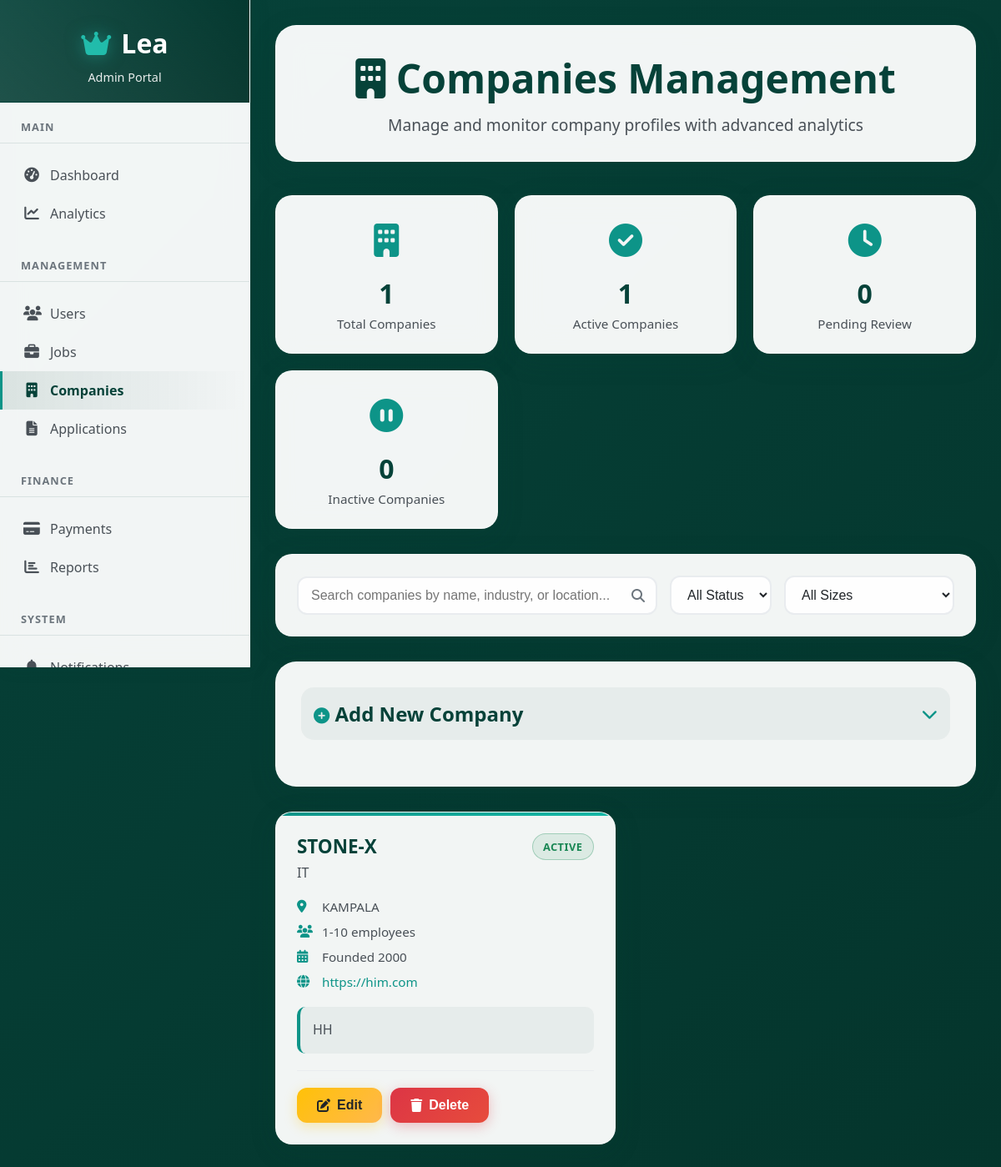
Screenshot of /ADMIN/COMPANIES.php (signed in) with the database file from the repository.
### tables this page shows
CREATE TABLE `settings` (
  `id` int(11) NOT NULL,
  `system_name` varchar(100) NOT NULL,
  `smtp_host` varchar(255) DEFAULT NULL,
  `smtp_port` varchar(10) DEFAULT NULL,
  `smtp_username` varchar(255) DEFAULT NULL,
  `smtp_password` varchar(255) DEFAULT NULL,
  `smtp_encryption` enum('tls','ssl','none') DEFAULT 'tls',
  `from_email` varchar(255) DEFAULT NULL,
  `from_name` varchar(255) DEFAULT NULL,
  `sms_provider` enum('twilio','nexmo','custom') DEFAULT NULL,
  `sms_api_key` varchar(255) DEFAULT NULL,
  `sms_sender_id` varchar(50) DEFAULT NULL,
  `timezone` varchar(100) DEFAULT 'UTC',
  `created_at` datetime NOT NULL,
  `updated_at` datetime DEFAULT current_timestamp() ON UPDATE current_timestamp()
);

CREATE TABLE `companies` (
  `id` int(11) NOT NULL,
  `name` varchar(255) NOT NULL,
  `industry` varchar(100) DEFAULT NULL,
  `location` varchar(255) DEFAULT NULL,
  `website` varchar(255) DEFAULT NULL,
  `description` text DEFAULT NULL,
  `size` varchar(50) DEFAULT NULL,
  `founded` year(4) DEFAULT NULL,
  `status` enum('active','pending','inactive') DEFAULT 'pending',
  `logo_path` varchar(255) DEFAULT NULL,
  `created_at` timestamp NOT NULL DEFAULT current_timestamp(),
  `updated_at` timestamp NOT NULL DEFAULT current_timestamp() ON UPDATE current_timestamp()
);

### ADMIN/COMPANIES.php (the view, shortened to what this page needs)
<?php
include '../includes/config.php';
try {
    $table_check = $conn->query("SHOW TABLES LIKE 'companies'");
    if ($table_check->rowCount() > 0) {
        $companies_result = $conn->query("SELECT * FROM companies ORDER BY created_at DESC");
        $companies_data = [];
        if ($companies_result) {
            while ($row = $companies_result->fetch(PDO::FETCH_ASSOC)) {
                $companies_data[] = $row;
            }
        }
    } else {
        $companies_data = [];
    }
} catch (PDOException $e) {
    $error_message = "Error fetching companies: " . $e->getMessage();
    $companies_data = [];
}
?>
<!DOCTYPE html>
<html lang="en">
<head>
    <link rel="stylesheet" href="https://cdnjs.cloudflare.com/ajax/libs/font-awesome/6.4.0/css/all.min.css">
</head>
<body>
    <?php include 'sidebar.php'; ?>
    <div class="main-content">
        <div class="container">
            <div class="header">
                <h1><i class="fas fa-building"></i> Companies Management</h1>
                <p>Manage and monitor company profiles with advanced analytics</p>
            </div>
            <?php
            try {
                $table_check = $conn->query("SHOW TABLES LIKE 'companies'");
                if ($table_check->rowCount() > 0) {
                    $total_companies = $conn->query("SELECT COUNT(*) as count FROM companies")->fetch(PDO::FETCH_ASSOC)['count'];
                    $active_companies = $conn->query("SELECT COUNT(*) as count FROM companies WHERE status = 'active'")->fetch(PDO::FETCH_ASSOC)['count'];
                    $pending_companies = $conn->query("SELECT COUNT(*) as count FROM companies WHERE status = 'pending'")->fetch(PDO::FETCH_ASSOC)['count'];
                    $inactive_companies = $conn->query("SELECT COUNT(*) as count FROM companies WHERE status = 'inactive'")->fetch(PDO::FETCH_ASSOC)['count'];
                } else {
                    $total_companies = $active_companies = $pending_companies = $inactive_companies = 0;
                }
            } catch (PDOException $e) {
                $total_companies = $active_companies = $pending_companies = $inactive_companies = 0;
            }
            ?>
            <div class="stats-grid">
                <div class="stat-card">
                    <div class="stat-icon"><i class="fas fa-building"></i></div>
                    <div class="stat-number"><?php echo $total_companies; ?></div>
                    <div class="stat-label">Total Companies</div>
                </div>
                <div class="stat-card">
                    <div class="stat-icon"><i class="fas fa-check-circle"></i></div>
                    <div class="stat-number"><?php echo $active_companies; ?></div>
                    <div class="stat-label">Active Companies</div>
                </div>
                <div class="stat-card">
                    <div class="stat-icon"><i class="fas fa-clock"></i></div>
                    <div class="stat-number"><?php echo $pending_companies; ?></div>
                    <div class="stat-label">Pending Review</div>
                </div>
                <div class="stat-card">
                    <div class="stat-icon"><i class="fas fa-pause-circle"></i></div>
                    <div class="stat-number"><?php echo $inactive_companies; ?></div>
                    <div class="stat-label">Inactive Companies</div>
                </div>
            </div>
            <div class="search-section">
                <div class="search-container">
                    <div class="search-box">
                        <input type="text" id="searchInput" placeholder="Search companies by name, industry, or location...">
                        <i class="fas fa-search"></i>
                    </div>
                    <select class="filter-select" id="statusFilter">
                        <option value="">All Status</option>
                    </select>
                    <select class="filter-select" id="sizeFilter">
                        <option value="">All Sizes</option>
                    </select>
                </div>
            </div>
            <div class="company-form">
                <div class="form-header" onclick="toggleForm()">
                    <h2><i class="fas fa-plus-circle"></i> Add New Company</h2>
                    <i class="fas fa-chevron-down" id="formToggleIcon"></i>
                </div>
            </div>
            <div class="companies-grid" id="companiesGrid">
                <?php if (!empty($companies_data)): ?>
                    <?php foreach ($companies_data as $company): ?>
                        <div class="company-card" data-name="<?php echo strtolower(htmlspecialchars($company['name'])); ?>"
                             data-industry="<?php echo strtolower(htmlspecialchars($company['industry'])); ?>"
                             data-location="<?php echo strtolower(htmlspecialchars($company['location'])); ?>"
                             data-status="<?php echo htmlspecialchars($company['status']); ?>"
                             data-size="<?php echo htmlspecialchars($company['size']); ?>">
                            <div class="company-header">
                                <div>
                                    <div class="company-name"><?php echo htmlspecialchars($company['name']); ?></div>
                                    <div class="company-industry"><?php echo htmlspecialchars($company['industry']); ?></div>
                                </div>
                                <div class="company-status status-<?php echo $company['status']; ?>">
                                    <?php echo ucfirst($company['status']); ?>
                                </div>
                            </div>
                            <div class="company-details">
                                <div class="company-detail">
                                    <i class="fas fa-map-marker-alt"></i>
                                    <span><?php echo htmlspecialchars($company['location']); ?></span>
                                </div>
                                <div class="company-detail">
                                    <i class="fas fa-users"></i>
                                    <span><?php echo htmlspecialchars($company['size']); ?> employees</span>
                                </div>
                                <div class="company-detail">
                                    <i class="fas fa-calendar-alt"></i>
                                    <span>Founded <?php echo htmlspecialchars($company['founded']); ?></span>
                                </div>
                                <?php if ($company['website']): ?>
                                    <div class="company-detail">
                                        <i class="fas fa-globe"></i>
                                        <span><a href="<?php echo htmlspecialchars($company['website']); ?>" target="_blank" style="color: var(--accent-green); text-decoration: none;"><?php echo htmlspecialchars($company['website']); ?></a></span>
                                    </div>
                                <?php endif; ?>
                            </div>
                            <div class="company-description">
                                <?php echo nl2br(htmlspecialchars($company['description'])); ?>
                            </div>
                            <div class="company-actions">
                                <button class="btn btn-edit" onclick="editCompany(<?php echo $company['id']; ?>)">
                                    <i class="fas fa-edit"></i> Edit
                                </button>
                                <button class="btn btn-danger" onclick="deleteCompany(<?php echo $company['id']; ?>, '<?php echo htmlspecialchars($company['name']); ?>')">
                                    <i class="fas fa-trash"></i> Delete
                                </button>
                            </div>
                        </div>
                    <?php endforeach; ?>
                <?php endif; ?>
            </div>
        </div>
    </div>
</body>
</html>

### ADMIN/sidebar.php (shortened to what this page needs)
<?php
$system_name = 'LAIR';
try {
    require_once '../includes/config.php';
    $stmt = $conn->prepare("SELECT system_name FROM settings LIMIT 1");
    $stmt->execute();
    $row = $stmt->fetch(PDO::FETCH_ASSOC);
    if ($row) {
        $system_name = $row['system_name'] ?: 'LAIR';
    }
} catch (Exception $e) {
    $system_name = 'LAIR';
}
?>
<div class="sidebar">
    <div class="sidebar-header">
        <div class="sidebar-logo">
            <i class="fas fa-crown"></i>
            <span><?php echo htmlspecialchars($system_name); ?></span>
        </div>
        <div class="sidebar-subtitle">Admin Portal</div>
    </div>
    <nav class="sidebar-nav">
        <div class="nav-section">
            <div class="nav-section-title">Main</div>
            <a href="DASHBOARD.php" class="nav-item <?php echo basename($_SERVER['PHP_SELF']) == 'DASHBOARD.php' ? 'active' : ''; ?>">
                <i class="fas fa-tachometer-alt"></i>
                <span class="nav-text">Dashboard</span>
            </a>
            <a href="ANALYTICS.php" class="nav-item <?php echo basename($_SERVER['PHP_SELF']) == 'ANALYTICS.php' ? 'active' : ''; ?>">
                <i class="fas fa-chart-line"></i>
                <span class="nav-text">Analytics</span>
            </a>
        </div>
        <div class="nav-section">
            <div class="nav-section-title">Management</div>
            <a href="USERS.php" class="nav-item <?php echo basename($_SERVER['PHP_SELF']) == 'USERS.php' ? 'active' : ''; ?>">
                <i class="fas fa-users"></i>
                <span class="nav-text">Users</span>
            </a>
            <a href="JOBS.php" class="nav-item <?php echo basename($_SERVER['PHP_SELF']) == 'JOBS.php' ? 'active' : ''; ?>">
                <i class="fas fa-briefcase"></i>
                <span class="nav-text">Jobs</span>
            </a>
            <a href="COMPANIES.php" class="nav-item <?php echo basename($_SERVER['PHP_SELF']) == 'COMPANIES.php' ? 'active' : ''; ?>">
                <i class="fas fa-building"></i>
                <span class="nav-text">Companies</span>
            </a>
            <a href="APPLICATIONS.php" class="nav-item <?php echo basename($_SERVER['PHP_SELF']) == 'APPLICATIONS.php' ? 'active' : ''; ?>">
                <i class="fas fa-file-alt"></i>
                <span class="nav-text">Applications</span>
            </a>
        </div>
        <div class="nav-section">
            <div class="nav-section-title">Finance</div>
            <a href="PAYMENTS.php" class="nav-item <?php echo basename($_SERVER['PHP_SELF']) == 'PAYMENTS.php' ? 'active' : ''; ?>">
                <i class="fas fa-credit-card"></i>
                <span class="nav-text">Payments</span>
            </a>
            <a href="REPORTS.php" class="nav-item <?php echo basename($_SERVER['PHP_SELF']) == 'REPORTS.php' ? 'active' : ''; ?>">
                <i class="fas fa-chart-bar"></i>
                <span class="nav-text">Reports</span>
            </a>
        </div>
        <div class="nav-section">
            <div class="nav-section-title">System</div>
            <a href="NOTIFICATIONS.php" class="nav-item <?php echo basename($_SERVER['PHP_SELF']) == 'NOTIFICATIONS.php' ? 'active' : ''; ?>">
                <i class="fas fa-bell"></i>
                <span class="nav-text">Notifications</span>
            </a>
        </div>
    </nav>
</div>

### ADMIN/sidebar.php (style rules this page uses)
:root { --primary-green: #064239; --primary-green-light: #0a5a4a; --primary-green-dark: #04352c; --accent-green: #0d9488; --accent-green-light: #14b8a6; --white: #ffffff; --gray-light: #f8f9fa; --gray-border: #e9ecef; --text-dark: #212529; --text-medium: #495057; --text-light: #6c757d; --success: #198754; --warning: #ffc107; --danger: #dc3545; --info: #0dcaf0; }
.sidebar { width: 300px; height: 100vh; background: rgba(255, 255, 255, 0.95); backdrop-filter: blur(16px) saturate(180%); -webkit-backdrop-filter: blur(16px) saturate(180%); border-right: 1.5px solid rgba(255, 255, 255, 0.25); position: fixed; left: 0; top: 0; z-index: 1000; overflow-y: auto; transition: all 0.3s ease; box-shadow: 4px 0 20px rgba(6, 66, 57, 0.1); }
.sidebar-header { padding: 30px 25px 20px; text-align: center; border-bottom: 1px solid rgba(6, 66, 57, 0.1); background: linear-gradient(135deg, var(--primary-green), var(--primary-green-dark)); color: var(--white); position: relative; overflow: hidden; }
.sidebar-header::before { content: ''; position: absolute; top: 0; left: 0; right: 0; bottom: 0; background: linear-gradient(45deg, rgba(255, 255, 255, 0.1), transparent); pointer-events: none; }
.sidebar-logo { font-size: 2rem; font-weight: 800; margin-bottom: 10px; display: flex; align-items: center; justify-content: center; gap: 12px; }
.sidebar-logo i { color: var(--accent-green-light); text-shadow: 0 0 20px rgba(20, 184, 166, 0.5); }
.sidebar-subtitle { font-size: 0.9rem; opacity: 0.9; font-weight: 500; }
.sidebar-nav { padding: 20px 0; }
.nav-section { margin-bottom: 30px; }
.nav-section-title { padding: 0 25px 10px; font-size: 0.8rem; font-weight: 700; color: var(--text-light); text-transform: uppercase; letter-spacing: 1px; border-bottom: 1px solid rgba(6, 66, 57, 0.1); margin-bottom: 15px; }
.nav-item { display: flex; align-items: center; padding: 12px 25px; color: var(--text-medium); text-decoration: none; transition: all 0.3s ease; position: relative; font-weight: 500; border-left: 3px solid transparent; }
.nav-item.active { background: linear-gradient(90deg, rgba(6, 66, 57, 0.1), transparent); color: var(--primary-green); border-left-color: var(--accent-green); font-weight: 600; }
.nav-item i { width: 20px; margin-right: 12px; font-size: 1.1rem; text-align: center; }
.nav-item .nav-text { flex: 1; }

### rows the page displays
settings: system_name "Lea"
companies: name "STONE-X", industry "IT", status "ACTIVE", location "KAMPALA", size "1-10", founded "2000", website "https://him.com", description "HH"

### other values shown
$total_companies "1"
$active_companies "1"
$pending_companies "0"
$inactive_companies "0"
